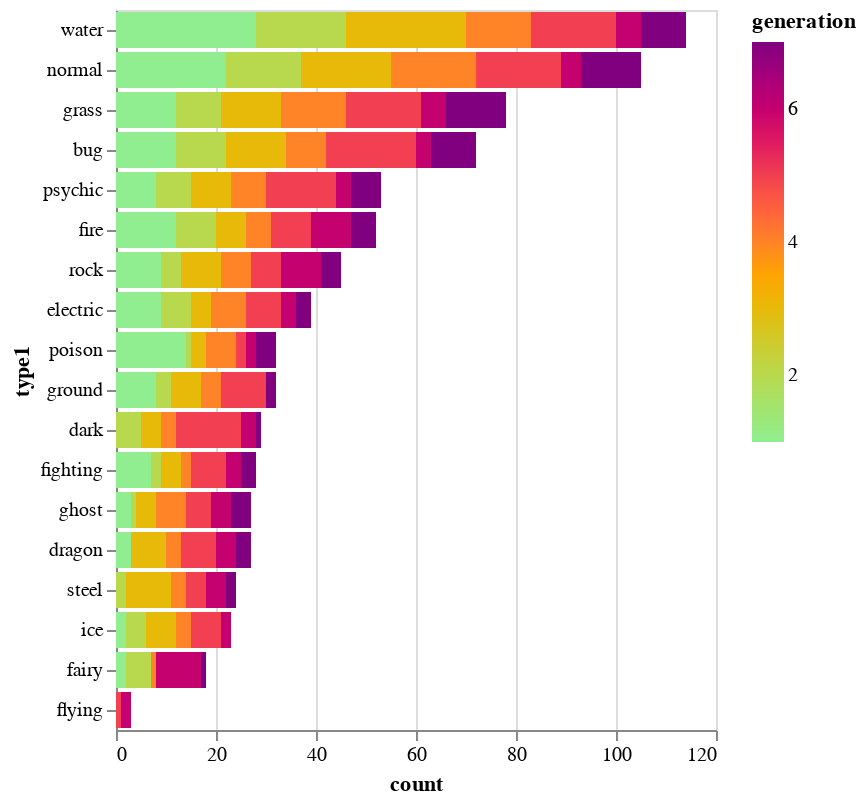

The notebook cell this image was saved under:
### Code cell
alt.Chart(df_generation_type).mark_bar().encode(
    x = 'count', 
    y = alt.Y('type1', sort='-x'),
    color = alt.Color('generation:Q').scale(domain=domain, range = range)
)

### Figure 1 — Vega-Lite specification as saved in the notebook (floating-point values rounded to 4 significant figures)
{"config": {"view": {"continuousWidth": 300, "continuousHeight": 300}}, "data": {"name": "data-58580f079e78d2ecf11da8f9bbaf431e"}, "mark": {"type": "bar"}, "encoding": {"color": {"field": "generation", "scale": {"domain": [1, 3.5, 7], "range": ["lightgreen", "orange", "purple"]}, "type": "quantitative"}, "x": {"field": "count", "type": "quantitative"}, "y": {"field": "type1", "sort": "-x", "type": "nominal"}}, "$schema": "https://vega.github.io/schema/vega-lite/v5.20.1.json", "datasets": {"data-58580f079e78d2ecf11da8f9bbaf431e": [{"generation": 1, "type1": "water", "count": 28}, {"generation": 1, "type1": "normal", "count": 22}, {"generation": 1, "type1": "poison", "count": 14}, {"generation": 1, "type1": "bug", "count": 12}, {"generation": 1, "type1": "grass", "count": 12}, {"generation": 1, "type1": "fire", "count": 12}, {"generation": 1, "type1": "electric", "count": 9}, {"generation": 1, "type1": "rock", "count": 9}, {"generation": 1, "type1": "psychic", "count": 8}, {"generation": 1, "type1": "ground", "count": 8}, {"generation": 1, "type1": "fighting", "count": 7}, {"generation": 1, "type1": "ghost", "count": 3}, {"generation": 1, "type1": "dragon", "count": 3}, {"generation": 1, "type1": "ice", "count": 2}, {"generation": 1, "type1": "fairy", "count": 2}, {"generation": 2, "type1": "water", "count": 18}, {"generation": 2, "type1": "normal", "count": 15}, {"generation": 2, "type1": "bug", "count": 10}, {"generation": 2, "type1": "grass", "count": 9}, {"generation": 2, "type1": "fire", "count": 8}, {"generation": 2, "type1": "psychic", "count": 7}, {"generation": 2, "type1": "electric", "count": 6}, {"generation": 2, "type1": "dark", "count": 5}, {"generation": 2, "type1": "fairy", "count": 5}, {"generation": 2, "type1": "ice", "count": 4}, {"generation": 2, "type1": "rock", "count": 4}, {"generation": 2, "type1": "ground", "count": 3}, {"generation": 2, "type1": "steel", "count": 2}, {"generation": 2, "type1": "fighting", "count": 2}, {"generation": 2, "type1": "ghost", "count": 1}, {"generation": 2, "type1": "poison", "count": 1}, {"generation": 3, "type1": "water", "count": 24}, {"generation": 3, "type1": "normal", "count": 18}, {"generation": 3, "type1": "grass", "count": 12}, {"generation": 3, "type1": "bug", "count": 12}, {"generation": 3, "type1": "steel", "count": 9}, {"generation": 3, "type1": "rock", "count": 8}, {"generation": 3, "type1": "psychic", "count": 8}, {"generation": 3, "type1": "dragon", "count": 7}, {"generation": 3, "type1": "ground", "count": 6}, {"generation": 3, "type1": "ice", "count": 6}, {"generation": 3, "type1": "fire", "count": 6}, {"generation": 3, "type1": "fighting", "count": 4}, {"generation": 3, "type1": "dark", "count": 4}, {"generation": 3, "type1": "ghost", "count": 4}, {"generation": 3, "type1": "electric", "count": 4}, {"generation": 3, "type1": "poison", "count": 3}, {"generation": 4, "type1": "normal", "count": 17}, {"generation": 4, "type1": "grass", "count": 13}, {"generation": 4, "type1": "water", "count": 13}, {"generation": 4, "type1": "bug", "count": 8}, {"generation": 4, "type1": "psychic", "count": 7}, {"generation": 4, "type1": "electric", "count": 7}, {"generation": 4, "type1": "rock", "count": 6}, {"generation": 4, "type1": "poison", "count": 6}, {"generation": 4, "type1": "ghost", "count": 6}, {"generation": 4, "type1": "fire", "count": 5}, {"generation": 4, "type1": "ground", "count": 4}, {"generation": 4, "type1": "ice", "count": 3}, {"generation": 4, "type1": "steel", "count": 3}, {"generation": 4, "type1": "dark", "count": 3}, {"generation": 4, "type1": "dragon", "count": 3}, {"generation": 4, "type1": "fighting", "count": 2}, {"generation": 4, "type1": "fairy", "count": 1}, {"generation": 5, "type1": "bug", "count": 18}, {"generation": 5, "type1": "normal", "count": 17}, {"generation": 5, "type1": "water", "count": 17}, {"generation": 5, "type1": "grass", "count": 15}, {"generation": 5, "type1": "psychic", "count": 14}, {"generation": 5, "type1": "dark", "count": 13}, {"generation": 5, "type1": "ground", "count": 9}, {"generation": 5, "type1": "fire", "count": 8}, {"generation": 5, "type1": "electric", "count": 7}, {"generation": 5, "type1": "dragon", "count": 7}, {"generation": 5, "type1": "fighting", "count": 7}, {"generation": 5, "type1": "rock", "count": 6}, {"generation": 5, "type1": "ice", "count": 6}, {"generation": 5, "type1": "ghost", "count": 5}, {"generation": 5, "type1": "steel", "count": 4}, {"generation": 5, "type1": "poison", "count": 2}, {"generation": 5, "type1": "flying", "count": 1}, {"generation": 6, "type1": "fairy", "count": 9}, {"generation": 6, "type1": "fire", "count": 8}, {"generation": 6, "type1": "rock", "count": 8}, {"generation": 6, "type1": "water", "count": 5}, {"generation": 6, "type1": "grass", "count": 5}, {"generation": 6, "type1": "normal", "count": 4}, {"generation": 6, "type1": "steel", "count": 4}, {"generation": 6, "type1": "dragon", "count": 4}, {"generation": 6, "type1": "ghost", "count": 4}, {"generation": 6, "type1": "fighting", "count": 3}, {"generation": 6, "type1": "psychic", "count": 3}, {"generation": 6, "type1": "electric", "count": 3}, {"generation": 6, "type1": "dark", "count": 3}, {"generation": 6, "type1": "bug", "count": 3}, {"generation": 6, "type1": "ice", "count": 2}, {"generation": 6, "type1": "flying", "count": 2}, {"generation": 6, "type1": "poison", "count": 2}, {"generation": 7, "type1": "grass", "count": 12}, {"generation": 7, "type1": "normal", "count": 12}, {"generation": 7, "type1": "bug", "count": 9}, {"generation": 7, "type1": "water", "count": 9}, {"generation": 7, "type1": "psychic", "count": 6}, {"generation": 7, "type1": "fire", "count": 5}, {"generation": 7, "type1": "rock", "count": 4}, {"generation": 7, "type1": "ghost", "count": 4}, {"generation": 7, "type1": "poison", "count": 4}, {"generation": 7, "type1": "fighting", "count": 3}, {"generation": 7, "type1": "electric", "count": 3}, {"generation": 7, "type1": "dragon", "count": 3}, {"generation": 7, "type1": "steel", "count": 2}, {"generation": 7, "type1": "ground", "count": 2}, {"generation": 7, "type1": "fairy", "count": 1}, {"generation": 7, "type1": "dark", "count": 1}]}}
